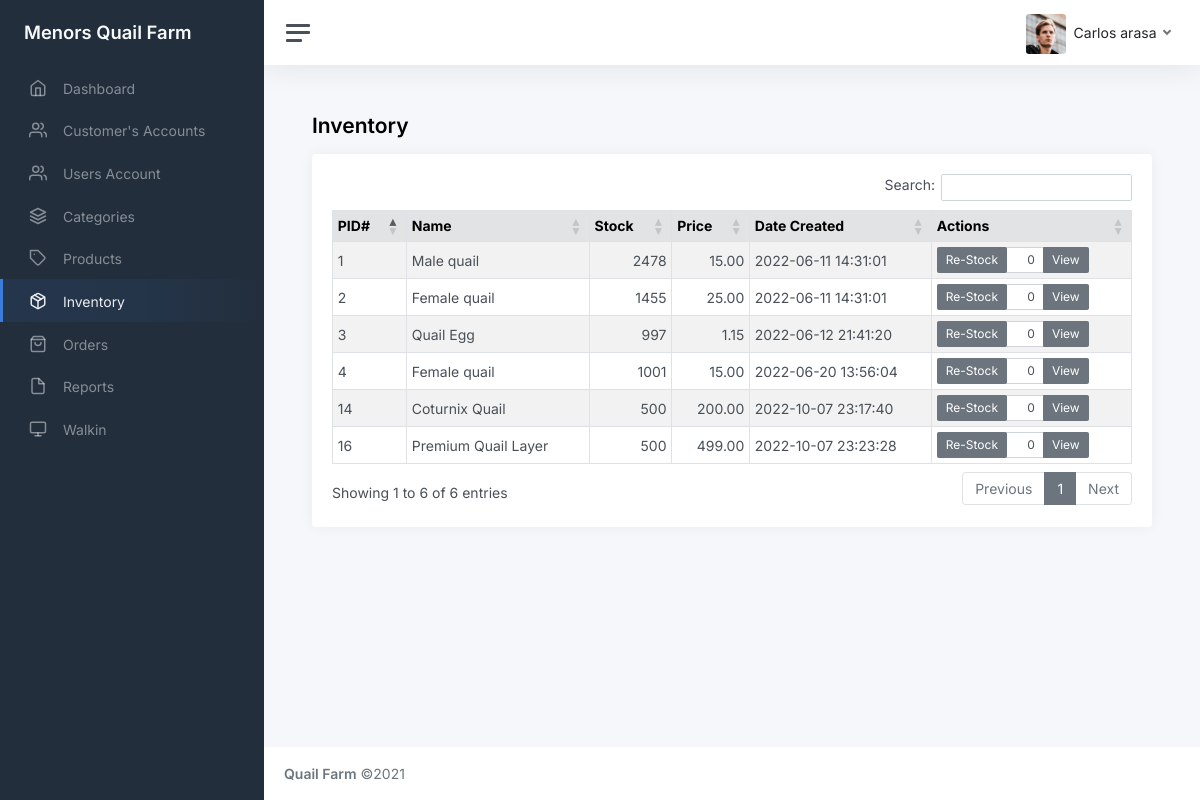
/admin/inventory.php (signed in), run on an earlier commit of the app's database.
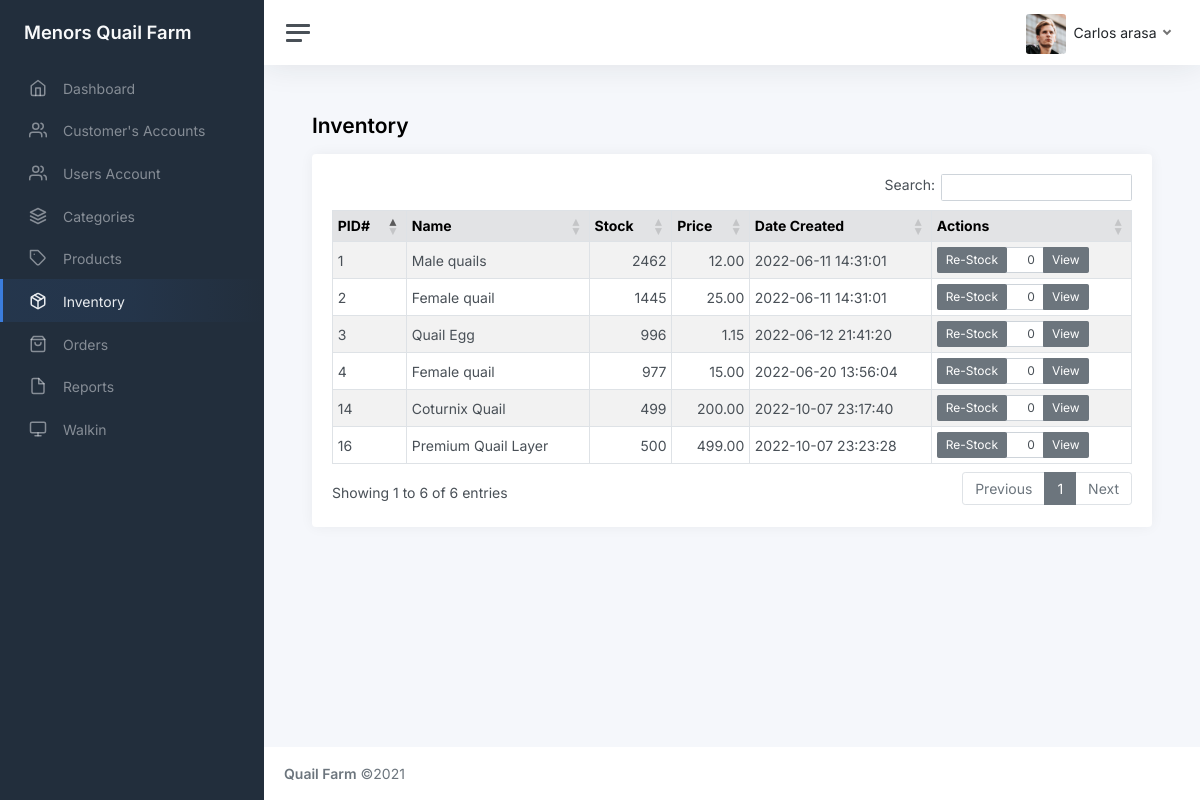
And on a later commit of the database.
### tables this page shows
CREATE TABLE `tbl_inventory` (
  `id` int(11) NOT NULL AUTO_INCREMENT,
  `product_id` int(11) DEFAULT NULL,
  `qty` int(11) DEFAULT NULL,
  PRIMARY KEY (`id`)
);

CREATE TABLE `tbl_product` (
  `id` int(11) NOT NULL AUTO_INCREMENT,
  `category_id` int(11) DEFAULT NULL,
  `name` varchar(45) DEFAULT NULL,
  `description` varchar(45) DEFAULT NULL,
  `image` varchar(255) DEFAULT NULL,
  `price` decimal(5,2) DEFAULT 0.00,
  `date_created` datetime DEFAULT current_timestamp(),
  `created_by` int(11) DEFAULT NULL,
  `is_deleted` int(11) DEFAULT 0,
  PRIMARY KEY (`id`)
);

### functions.php (called while the page is built, shortened)
<?php
function get_list($sql)
{
    $result = mysqli_query($_SESSION['conn'], $sql);
    $temp = array();
    while ($row = $result->fetch_assoc()) {
        $temp[] = $row;
    }
    return $temp;
}

### admin/inventory.php (the view, shortened to what this page needs)
<?php include_once('header.php') ?>
<main class="content">
  <div class="container-fluid p-0">
    <h1 class="h3 mb-3"><strong>Inventory</strong></h1>
    <div class="row">
      <div class="col-12 col-lg-12">
        <div class="card">
          <div class="card-body">
            <table class="table table-sm table-striped table-hover table-bordered">
              <thead class="table-secondary">
                <tr>
                  <th scope="col">PID#</th>
                  <th scope="col">Name</th>
                  <th scope="col">Stock</th>
                  <th scope="col">Price</th>
                  <th scope="col">Date Created</th>
                  <th scope="col">Actions</th>
                </tr>
              </thead>
              <tbody>
                <?php foreach (get_list("select i.qty,p.* from tbl_product p inner join tbl_inventory i on i.product_id = p.id where is_deleted = 0") as $res) { ?>
                  <tr>
                    <td><?php echo $res['id']; ?></td>
                    <td><?php echo $res['name']; ?></td>
                    <td class="text-end"><?php echo $res['qty']; ?></td>
                    <td class="text-end"><?php echo $res['price']; ?></td>
                    <td><?php echo $res['date_created']; ?></td>
                    <td style="width: 25%;">
                      <form method="post" onsubmit="return confirm('Are You Sure?')">
                        <div class="input-group">
                          <div class="input-group-prepend">
                            <button class="btn btn-sm btn-secondary" type="submit" name="re_stock">Re-Stock </button>
                          </div>
                          <input type="text" class="form-control form-control-sm" name="qty" value="0" style="text-align:right;max-width:20%">
                          <a href="inventory_view.php?id=<?php echo $res['id']; ?>" class="btn btn-sm btn-secondary btn-edit"> View </a>
                        </div>
                      </form>
                    </td>
                  </tr>
                <?php } ?>
              </tbody>
            </table>
          </div>
        </div>
      </div>
    </div>
  </div>
</main>
<?php include_once('footer.php') ?>

What changed in the data, as far as the page shows it:
changed tbl_inventory: product.name "Male quail" → "Male quails"; qty "2478" → "2462"; product.price "15.00" → "12.00"
changed tbl_inventory (number 2 of 6 on the later page): qty "1455" → "1445"
changed tbl_inventory "Quail Egg": qty "997" → "996"
changed tbl_inventory (number 4 of 6 on the later page): qty "1001" → "977"
changed tbl_inventory "Coturnix Quail": qty "500" → "499"
